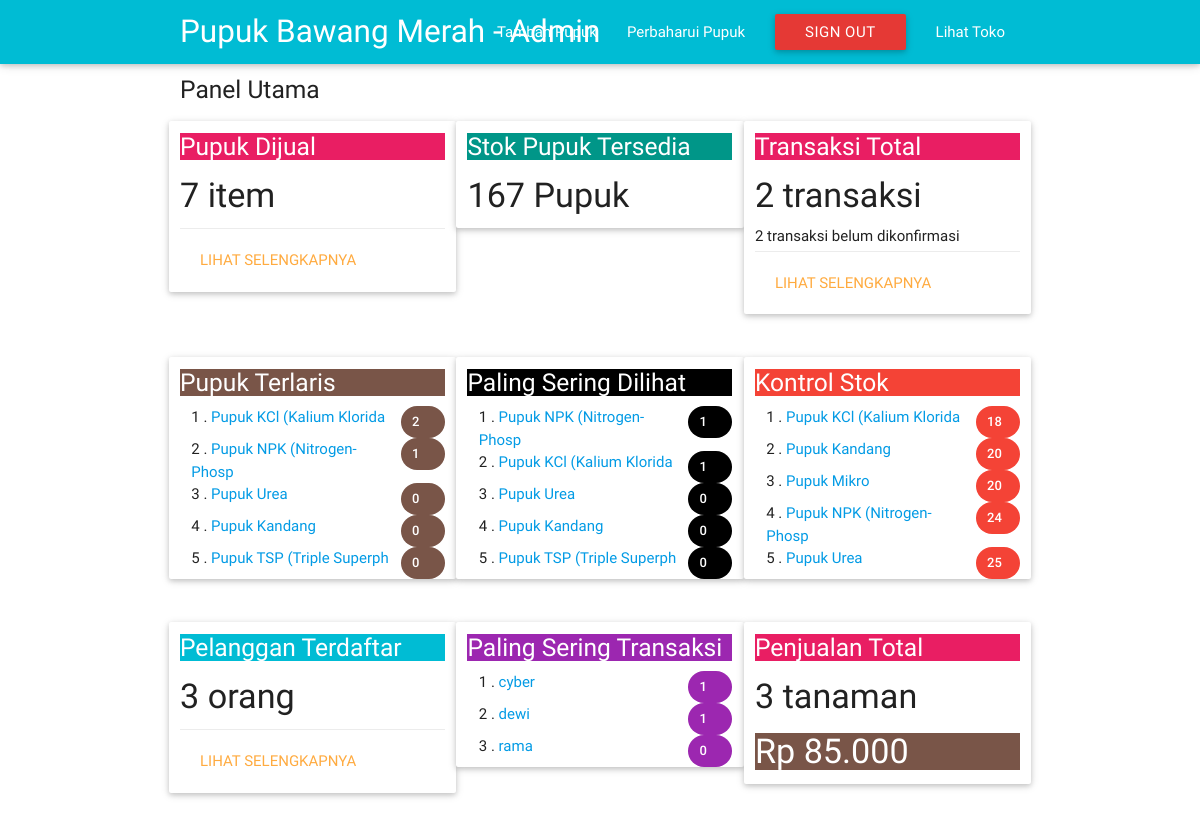
The page /adminhome.php (signed in) on the database its author committed.
### tables this page shows
CREATE TABLE `tanaman` (
  `ID_Tanaman` int(11) NOT NULL,
  `Nama_Tanaman` varchar(25) NOT NULL,
  `Harga_Tanaman` bigint(20) NOT NULL,
  `Deskripsi_Tanaman` varchar(500) NOT NULL,
  `Jumlah_Stok` int(11) NOT NULL,
  `Jenis_Tanaman` varchar(50) NOT NULL,
  `Gambar` varchar(100) NOT NULL,
  `Berat` float DEFAULT NULL,
  `Iklim` varchar(50) DEFAULT NULL,
  `Ukuran_Tanaman` varchar(50) DEFAULT NULL,
  `Media_Tanam` varchar(50) DEFAULT NULL,
  `Ukuranpot` varchar(50) DEFAULT NULL,
  `Penyiraman` varchar(50) DEFAULT NULL,
  `Kebutuhan_Sinar` varchar(50) DEFAULT NULL,
  `Pemupukan` varchar(100) DEFAULT NULL,
  `Asal_Bibit` varchar(100) DEFAULT NULL,
  `Kondisi_Tanaman` varchar(60) DEFAULT NULL,
  `jumlah_beli` int(20) NOT NULL DEFAULT 0,
  `jumlah_lihat` int(20) NOT NULL DEFAULT 0
);

CREATE TABLE `customer` (
  `ID_customer` int(9) NOT NULL,
  `nama` varchar(50) NOT NULL,
  `alamat` varchar(250) NOT NULL,
  `notelfon` varchar(12) NOT NULL,
  `email` varchar(25) NOT NULL,
  `password` varchar(100) NOT NULL,
  `beli` int(20) NOT NULL DEFAULT 0
);

### adminhome.php (the view, shortened to what this page needs)
<!DOCTYPE HTML>
<html>
<head>
    <link type="text/css" rel="stylesheet" href="css/materialize.min.css" media="screen,projection" />
</head>
<?php
    include 'connect.php';
    $jumlah=0;
    $jumpel=0;
    $jumitem=0;
    $tanamans = mysqli_query($connect, "SELECT * FROM tanaman");
    $pelanggans= mysqli_query($connect, "SELECT * FROM customer");
    while ($tanaman = mysqli_fetch_assoc($tanamans)) {
    $jumlah=$jumlah+$tanaman['Jumlah_Stok'];
    $jumitem++;}
    while ($pelanggan = mysqli_fetch_assoc($pelanggans)) {
    $jumpel++;}
    ?>
    <body>
        <?php include 'headadmin.php'?>
            <div class="container">
                <h5>
    Panel Utama
</h5>
                <div class="row">
                    <div class="card col s4">
                        <h5 class="pink white-text">Pupuk Dijual</h5>
                        <h4><?php echo $jumitem ?> item</h4>
                        <div class="card-action">
                            <a href="dateup.php">Lihat Selengkapnya</a>
                        </div>
                    </div>
                    <div class="card col s4">
                        <h5 class="teal white-text"> Stok Pupuk Tersedia</h5>
                        <h4><?php echo $jumlah ?> Pupuk</h4>
                    </div>
                    <div class="card col s4">
                        <h5 class="white-text pink">Transaksi Total</h5>
                        <?php $trans=mysqli_query($connect,"select count(ID_Transaksi) as jum from transaksi");
                    $tran=mysqli_fetch_array($trans);
                    $belums=mysqli_query($connect,"select count(ID_Transaksi) as belum from transaksi where Konfirmasi=0");
                    $belum=mysqli_fetch_array($belums);?>
                            <h4><?php echo $tran['jum'];?> transaksi</h4>
                            <h6><?php if ($belum['belum']==0) echo "sudah dikonfirmasi seluruhnya"; else echo $belum['belum']." transaksi belum dikonfirmasi";?></h6>
                            <div class="card-action">
                                <a href="transaksilist.php">Lihat Selengkapnya</a>
                            </div>
                    </div>
                </div>
                <div class="row">
                    <div class="card col s4">
                        <h5 class="brown white-text"> Pupuk Terlaris </h5>
                        <?php $no=0;
                        $tanams=mysqli_query($connect,"select * from tanaman order by jumlah_beli desc limit 5");
                        while ($tanam=mysqli_fetch_array($tanams)){
                            $no++;?>
                            <div class="col s10">
                                <?php echo $no?> .
                                    <a href="tanaman.php?idtanaman=<?php echo $tanam['ID_Tanaman']?>">
                                        <?php echo $tanam['Nama_Tanaman']?>
                                    </a>
                                    <br>
                            </div>
                            <div class="chip col s2 white-text brown lighten">
                                <?php echo $tanam['jumlah_beli']?>
                            </div>
                            <?php } ?>
                    </div>
                    <div class="card col s4">
                        <h5 class="black white-text"> Paling Sering Dilihat </h5>
                        <?php $no=0;
                        $tanims=mysqli_query($connect,"select * from tanaman order by jumlah_lihat desc limit 5");
                        while ($tanim=mysqli_fetch_array($tanims)){
                            $no++;?>
                            <div class="col s10">
                                <?php echo $no?> .
                                    <a href="tanaman.php?idtanaman=<?php echo $tanim['ID_Tanaman']?>">
                                        <?php echo $tanim['Nama_Tanaman']?>
                                    </a>
                                    <br>
                            </div>
                            <div class="chip col s2 white-text black lighten">
                                <?php echo $tanim['jumlah_lihat']?>
                            </div>
                            <?php } ?>
                    </div>
                    <div class="card col s4">
                        <h5 class="red white-text"> Kontrol Stok </h5>
                        <?php $no=0;
                        $tanums=mysqli_query($connect,"select * from tanaman order by Jumlah_Stok asc limit 5");
                        while ($tanum=mysqli_fetch_array($tanums)){
                            $no++;?>
                            <div class="col s10">
                                <?php echo $no?> .
                                    <a href="tanaman.php?idtanaman=<?php echo $tanum['ID_Tanaman']?>">
                                        <?php echo $tanum['Nama_Tanaman']?>
                                    </a>
                                    <br>
                            </div>
                            <div class="chip col s2 white-text red">
                                <?php echo $tanum['Jumlah_Stok']?>
                            </div>
                            <?php } ?>
                    </div>
                </div>
                <div class="row">
                    <div class="card col s4">
                        <h5 class="cyan darken-5 white-text">Pelanggan Terdaftar</h5>
                        <h4><?php echo $jumpel?> orang</h4>
                        <div class="card-action">
                            <a href="daftar_pelanggan.php">Lihat Selengkapnya</a>
                        </div>
                    </div>
                    <div class="card col s4">
                        <h5 class="purple white-text">Paling Sering Transaksi </h5>
                        <?php $no=0;
                        $serings=mysqli_query($connect,"select * from customer order by beli desc limit 5");
                        while ($sering=mysqli_fetch_array($serings)){
                            $no++;?>
                            <div class="col s10">
                                <?php echo $no?> .
                                    <a href="transaksi_user.php?idcustomer=<?php echo $sering['ID_customer']?>">
                                        <?php echo $sering['nama']?>
                                    </a>
                                    <br>
                            </div>
                            <div class="chip col s2 white-text purple">
                                <?php echo $sering['beli']?>
                            </div>
                            <?php } ?>
                    </div>
                    <div class="card col s4">
                        <?php $juals=mysqli_query($connect,"select sum(jumlah_beli) as jum from tanaman");
                        $jual=mysqli_fetch_array($juals);
                        $uang=mysqli_fetch_array(mysqli_query($connect,"select sum(Total_Biaya) as tot from transaksi"));?>
                        <h5 class="pink white-text">Penjualan Total</h5>
                        <h4><?php echo $jual['jum'] ?> tanaman</h4>
                        <h4 class="white-text brown">Rp <?php
                        $tots=$uang['tot'];
                            echo  number_format("$tots",0,",",".")?></h4>
                    </div>
                </div>
            </div>
    </body>

### headadmin.php (shortened to what this page needs)
<div class="navbar-fixed">
<nav class="cyan">
        <div class="navbar-wrapper container">
            <a href="adminhome.php" class="brand-logo left">Pupuk Bawang Merah - Admin</a>
            <ul class="right">
                <li> <a href="upgrade.php">Tambah Pupuk</a></li>
                <li> <a href="dateup.php">Perbaharui Pupuk</a></li>
                <?php
            if(isset($_SESSION['admin']))
                echo "<li> <a class='waves effect waves-light btn red darken-1' href='logout.php'>Sign Out</a></li>";
                else echo "<li> <a class='waves effect waves-light btn teal' href='signin.php'>Sign In</a></li>";
            ?>
                <li><a href="index.php">Lihat Toko</a></li>
            </ul>
        </div>
</nav>
</div>

### rows shown on the page
tanaman: Nama_Tanaman "Pupuk KCl (Kalium Klorida", jumlah_beli "2", jumlah_lihat "1", Jumlah_Stok "18"
tanaman: Nama_Tanaman "Pupuk NPK (Nitrogen-Phosp", jumlah_beli "1", jumlah_lihat "1", Jumlah_Stok "24"
tanaman: Nama_Tanaman "Pupuk Urea", jumlah_beli "0", jumlah_lihat "0", Jumlah_Stok "25"
tanaman: Nama_Tanaman "Pupuk Kandang", jumlah_beli "0", jumlah_lihat "0", Jumlah_Stok "20"
tanaman: Nama_Tanaman "Pupuk TSP (Triple Superph", jumlah_beli "0", jumlah_lihat "0"
tanaman: Nama_Tanaman "Pupuk Mikro", Jumlah_Stok "20"
customer: nama "cyber", beli "1"
customer: nama "dewi", beli "1"
customer: nama "rama", beli "0"

### other values the page prints
$jumitem "7"
$jumlah "167"
$tran['jum'] "2"
$belum['belum'] "2"
$jumpel "3"
$jual['jum'] "3"
